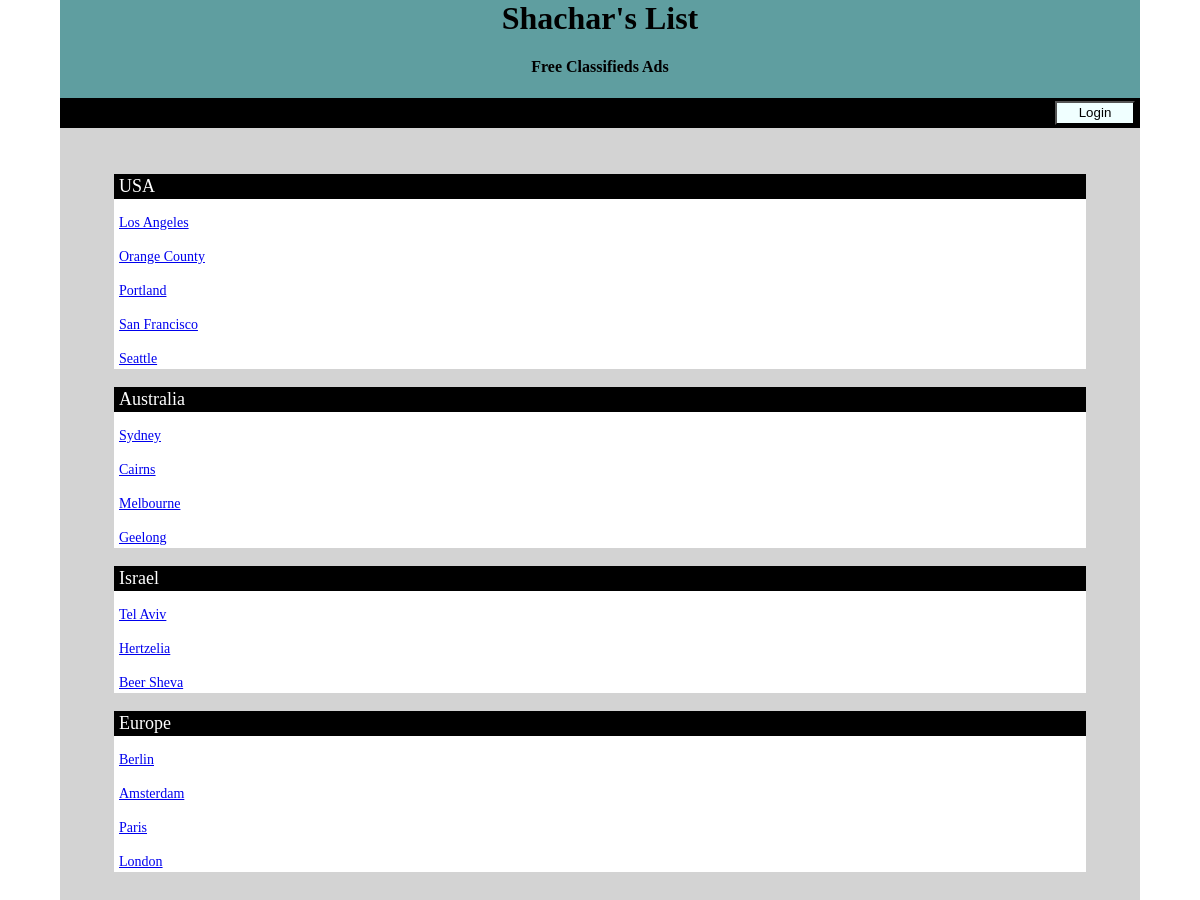
The page / on the database its author committed.
### tables this page shows
CREATE TABLE IF NOT EXISTS `Location` (
`location_id` int(11) NOT NULL,
  `region_name` varchar(255) DEFAULT NULL,
  `location_name` varchar(100) DEFAULT NULL
);

### UserHandler.php (called while the page is built, shortened)
<?php
class userHandler {
	function isActiveSession() {
		if (isset($_SESSION["un"]) && isset($_SESSION["up"])) {
			return true;
		}
		else {
			return false;
		}
	}
}
?>

### DBReader.php (called while the page is built, shortened)
<?php
include_once("UserHandler.php");
class dbReader {
	function getrRegions() {
		$user_handler = new userHandler();
		$conn = $user_handler->getConnection();
		if ($conn != null) {
			$query = mysqli_query($conn, 'SELECT region_name FROM Region');
			if ($query) {
				$rows = mysqli_fetch_all($query,MYSQLI_ASSOC);
				if (count($rows) > 0) {
					$regionsArray = [];
					for ($i=0;$i<count($rows);$i++) {
						$item = $rows[$i];
						array_push($regionsArray, $item["region_name"]);
					}
					return $regionsArray;
				}
			}
		}
	}
	function getLocations() {
		$user_handler = new userHandler();
		$conn = $user_handler->getConnection();
		if ($conn != null) {
			$query = mysqli_query($conn, 'SELECT * FROM Location');
			if ($query) {
				$rows = mysqli_fetch_all($query,MYSQLI_ASSOC);
				if (count($rows) > 0) {
					return $rows;
				}
			}
		}
	}
	function locationsForRegion($regionName, $locations) {
		$reg_locations = [];
		for ($i=0;$i<count($locations);$i++) {
			$loc = $locations[$i];
			if ($loc["region_name"] == $regionName) {
				array_push($reg_locations, $loc);
			}
		}
		return $reg_locations;
	}
}
?>

### index.php (the view, shortened to what this page needs)
<?php
	include_once("UserHandler.php");
	$user_handler = new userHandler();
	$isAuth = $user_handler->isActiveSession();
	include_once("DBReader.php");
	$db_reader = new dbReader();
	$avail_regions = $db_reader->getrRegions();
	$avail_locations = [];
	if (count($avail_regions) > 0) {
		$avail_locations = $db_reader->getLocations();
	}
?>
<html>
<head>
<link rel="stylesheet" type="text/css" href="style.css">
</head>
<body>
<div class="pageClass">
<div class="header">
    <h1>Shachar's List</h1>
    <h4>Free Classifieds Ads</h4>
    <div class="menuRow">
        <?php
        		if ($isAuth == false) {
        			echo("<button class=\"logButton\" onclick=\"parent.location='loginPage.php'\">Login</button>");
        		}
				else {
					print("<button class=\"menuButton\" onclick=\"parent.location='postAd.php'\">Post Ad</button>");
					print("<button class=\"logButton\" onclick=\"javascript:doLogout();\">Logout</button>");
				}
        ?>
    </div>
</div>
<br><br>
<div class="regionsHolder">
<?php
	for ($i=0;$i<count($avail_regions);$i++) {
		$regionItem = $avail_regions[$i];
		$regionLocations = $db_reader->locationsForRegion($regionItem, $avail_locations);
		echo("<div class='regionRow'>");
		echo("<div class='regionRowTitle'><p class='titleP'>$regionItem</p></div>");
		for ($j=0;$j<count($regionLocations);$j++) {
			$loc = $regionLocations[$j];
			$locName = $loc["location_name"];
			$locId = $loc["location_id"];
			echo("<div class='locRow'><p class='locP'><a href='javascript:showLocation(\"$locName\",\"$locId\");'>$locName</a></div>");
		}
		echo("</div>");
	}
?>
</div>
<br><br>
</div>
</body>
</html>

### style.css (style rules this page uses)
body { background-color:#fff; margin: 0 0; padding: 0 0; }
.pageClass { width: 90%; margin-left: 5%; background-color: lightgrey; }
.header { text-align: center; width: 100%; height: 120px; background-color:cadetblue; }
.menuRow { width:100%; height:30px; background-color:black; text-color: #fff; text-align: left; }
.logButton { float: right; width: 80px; height: 24px; text-align: center; margin-right: 5px; background-color: azure; margin-top: 3px; }
.regionsHolder { white-space:normal; width: 100%; overflow: hidden; }
.regionRow { margin-top:10px; margin-left:5%; width: 90%; background-color: #fff; }
.regionRowTitle { width: 100%; height: 25px; background-color:#000; color: #fff; font-size: 18px; }
.titleP { margin-left:5px; padding-top: 2px; text-decoration: bold; }
.locRow { width: 100%; height: 20px; margin-top:2px; }
.locP { margin-left:5px; padding-top: 2px; font-size: 14px; }

### rows shown on the page
location: location_name "Los Angeles"
location: location_name "Orange County"
location: location_name "Portland"
location: location_name "San Francisco"
location: location_name "Seattle"
location: location_name "Sydney"
location: location_name "Cairns"
location: location_name "Melbourne"
location: location_name "Geelong"
location: location_name "Tel Aviv"
location: location_name "Hertzelia"
location: location_name "Beer Sheva"
location: location_name "Berlin"
location: location_name "Amsterdam"
location: location_name "Paris"
location: location_name "London"

### other values the page prints
$regionItem "USA"
$regionItem "Australia"
$regionItem "Israel"
$regionItem "Europe"
